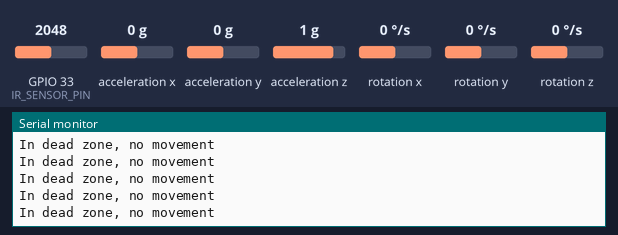
Bench run of a program on a simulated ESP32. Shown: the last lines printed to the serial monitor. Inputs (shaded band) come from the test bench; at power-on: acceleration x 0 g, acceleration y 0 g, GPIO 33 (IR_SENSOR_PIN) = 2048, acceleration z 1 g, rotation x 0 °/s, rotation y 0 °/s, rotation z 0 °/s. USB keyboard and mouse output is not drawn.

Above: at 1.2 s.
1.3 s: acceleration x set to -1.4 g
At 1.45 s:
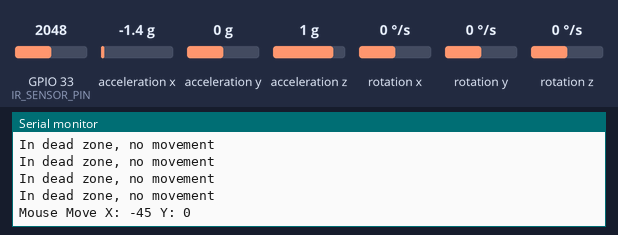
3.2 s: acceleration y set to -1.4 g
At 3.28 s:
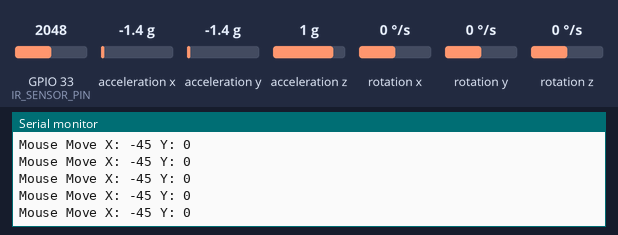
4.7 s: acceleration x set to -0.8 g
At 4.8 s:
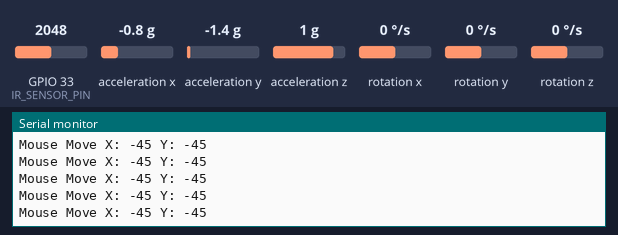

Measured:
- after the input at 1.3 s, the serial monitor: prints a new line at once (image 1)

The program:

main.cpp
```cpp
#include <Wire.h>
#include <BleMouse.h>
#include <MPU6050.h>
#include <Arduino.h>

//Need to make the mouse to respond only to changes ?

constexpr int IR_SENSOR_PIN = 33;  // ADC pin (Analog to Digital Converter) for reading the IR sensor
constexpr int LED = 2;     // Built-in LED is connected to GPIO 2
constexpr int LEFT_CLICK_THRESHOLD = 1000;
constexpr int RIGHT_CLICK_THRESHOLD =2000;

BleMouse bleMouse;
MPU6050 mpu;

void setup() {
  Serial.begin(115200);
  Wire.begin();

  // Initialize MPU6050
  mpu.initialize();
  if (!mpu.testConnection()) {
    Serial.println("Failed to connect to MPU6050.");
    while (1);
  }
  Serial.println("MPU6050 connected!");

  // Initialize BLE Mouse
  Serial.println("Starting BLE Mouse...");
  bleMouse.begin();
}

void loop() {
  if (bleMouse.isConnected()) {
    // Read accelerometer data
    int analogValue = analogRead(IR_SENSOR_PIN);
    if(analogValue>=LEFT_CLICK_THRESHOLD && analogValue<RIGHT_CLICK_THRESHOLD){
      bleMouse.press(MOUSE_LEFT);
      delay(100);
      bleMouse.release(MOUSE_LEFT);
    }
    else if(analogValue>=RIGHT_CLICK_THRESHOLD){
      bleMouse.press(MOUSE_RIGHT);
      delay(100);
      bleMouse.release(MOUSE_RIGHT);
    }
    int16_t ax, ay, az;
    mpu.getAcceleration(&ax, &ay, &az);

    // Map accelerometer data to mouse movement with increased range
    float sensitivityMultiplier = 3.5;
    int xMove = map(ax, -17000, 17000, -10, 10) * sensitivityMultiplier;
    int yMove = map(ay, -17000, 17000, -10, 10) * sensitivityMultiplier;

    // Lowered sensitivity threshold for more movement
    int sensitivityThreshold = 4000;
    if (abs(ax) > sensitivityThreshold || abs(ay) > sensitivityThreshold) {
      bleMouse.move(xMove, yMove);
      Serial.print("Mouse Move X: "); Serial.print(xMove);
      Serial.print(" Y: "); Serial.println(yMove);
    } else {
      Serial.println("In dead zone, no movement");
    }

    delay(50);
  } else {
    Serial.println("BLE Mouse not connected");
    delay(1000);
  }
}
```
